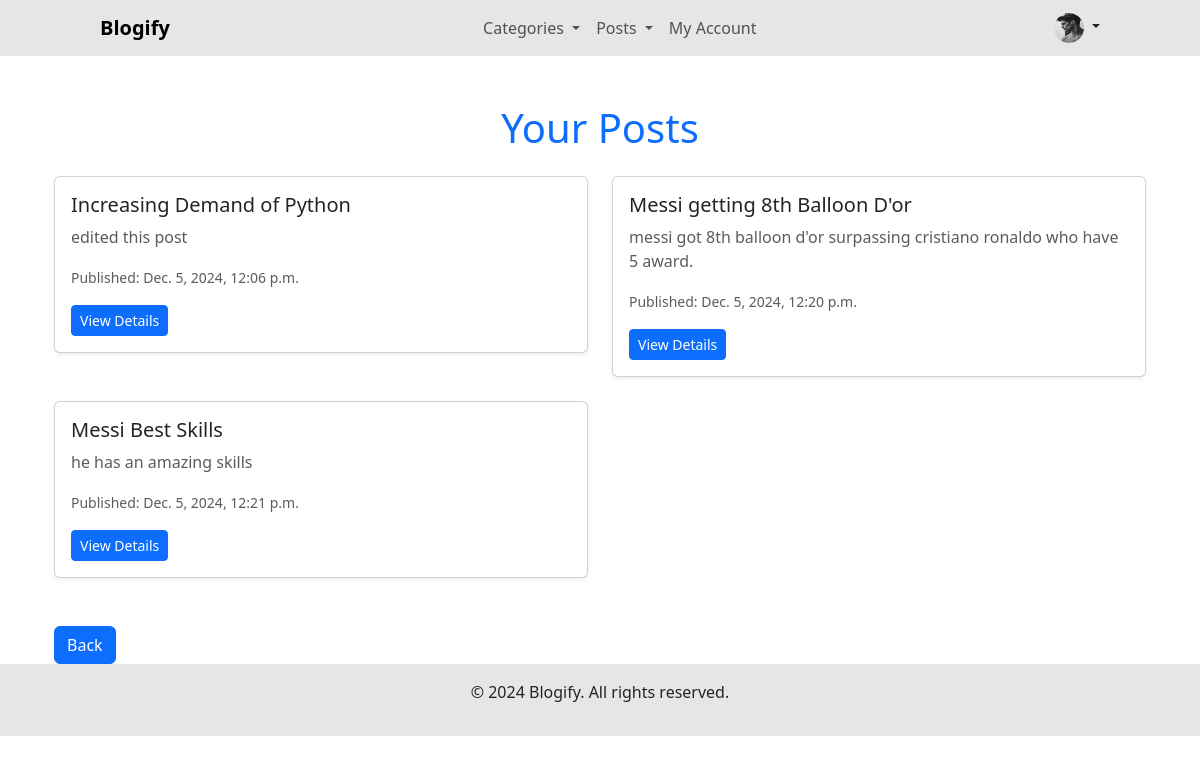
The page /Users/post/ (signed in) on the database its author committed.
### User/models.py (models this page shows, shortened)
class CustomUser(AbstractBaseUser, PermissionsMixin):
    email = models.EmailField(unique=True)
    first_name = models.CharField(max_length=100)
    last_name = models.CharField(max_length=100)
    is_active = models.BooleanField(default=True)
    is_staff = models.BooleanField(default=False)
    date_joined = models.DateTimeField(auto_now_add=True)
    profile_picture = models.ImageField(upload_to='profile_pics/', null=True, blank=True)
    USERNAME_FIELD = 'email'
    REQUIRED_FIELDS = ['first_name', 'last_name']
    objects = CustomUserManager()

### blog/models.py (models this page shows, shortened)
class Post(models.Model):
    title = models.CharField(max_length=200)
    content = models.TextField()
    author = models.ForeignKey(settings.AUTH_USER_MODEL, on_delete=models.CASCADE, related_name='posts')
    created_at = models.DateTimeField(auto_now_add=True)
    updated_at = models.DateTimeField(auto_now=True)
    published = models.BooleanField(default=False)
    slug = models.SlugField(unique=True)  # A slug to be used in the URL
    category = models.ForeignKey(Category, on_delete=models.CASCADE, related_name='posts', null=True, blank=True)  # Link to Category
    image = models.ImageField(upload_to='post_images/', null=True, blank=True)

### User/views.py (the view)
# urls.py: path('post/', views.AdminPosts, name='admin_own_post'),
@login_required
def AdminPosts(request):
    admin_posts = Post.objects.filter(author=request.user)
    return render(request, 'admin/admin_own_posts.html', {'admin_posts': admin_posts})

### User/templates/admin/admin_own_posts.html (shortened to what this page needs)
{% extends 'admin/admin_base.html' %}
{% block content %}
<div class="container mt-5">
    <h1 class="text-primary text-center mb-4">Your Posts</h1>
    {% if admin_posts %}
        <div class="row">
            {% for post in admin_posts %}
                <div class="col-md-6 mb-4">
                    <div class="card shadow-sm">
                        <div class="card-body">
                            <h5 class="card-title">{{ post.title }}</h5>
                            <p class="card-text text-muted">{{ post.content|truncatewords:20 }}</p>
                            <small class="text-muted">Published: {{ post.created_at }}</small>
                            <div class="mt-3">
                                <a href="{% url 'admin_post_detail' post.id %}" class="btn btn-primary btn-sm">View Details</a>
                            </div>
                        </div>
                    </div>
                </div>
            {% endfor %}
        </div>
    {% else %}
        <div class="alert alert-warning text-center">
            <p>No posts available. Start creating your first post!</p>
        </div>
    {% endif %}
    <a href="{% url 'admin_home' %}" class="btn btn-primary mt-4">Back</a>
</div>
{% endblock %}

### User/templates/admin/admin_base.html (shortened to what this page needs)
<!DOCTYPE html>
<html lang="en">
<head>
    <link href="https://cdn.jsdelivr.net/npm/bootstrap@5.3.0/dist/css/bootstrap.min.css" rel="stylesheet">
</head>
<body>
    <nav class="navbar navbar-expand-lg navbar-light" style="background-color:#7676762e;">
        <div class="container-fluid navbar-container">
            <a class="navbar-brand" href="{% url 'admin_home' %}"><b>Blogify</b></a>
            <div class="collapse navbar-collapse" id="navbarNav">
                <ul class="navbar-nav">
                    <li class="nav-item dropdown">
                        <a class="nav-link dropdown-toggle" href="#" id="categoryDropdown" role="button" data-bs-toggle="dropdown" aria-expanded="false">
                            Categories
                        </a>
                    </li>
                    <li class="nav-item dropdown">
                        <a class="nav-link dropdown-toggle" href="#" id="postDropdown" role="button" data-bs-toggle="dropdown" aria-expanded="false">
                            Posts
                        </a>
                    </li>
                    <li class="nav-item">
                        <a class="nav-link" href="{% url 'admin_my_account' %}">My Account</a>
                    </li>
                </ul>
            </div>
            <div class="nav-item dropdown">
                <a class="nav-link dropdown-toggle" href="#" id="profileDropdown" role="button" data-bs-toggle="dropdown" aria-expanded="false">
                    <img src="{{ request.user.profile_picture.url }}" alt="Profile" class="rounded-circle" width="30" height="30">
                </a>
            </div>
        </div>
    </nav>
    <div class="container">
        {% block content %}
        {% endblock %}
    </div>
    <footer class="py-3" style="background-color:#7676762e;">
        <div class="container text-center">
            <p>&copy; 2024 Blogify. All rights reserved.</p>
        </div>
    </footer>
</body>
</html>

### User/templates/admin/admin_base.html (style rules this page uses)
.navbar-container { margin-left: 5.5rem; margin-right: 5.5rem; }
.navbar-nav { display: flex; justify-content: center; width: 100%; }

### rows shown on the page
CustomUser: user.profile_picture (picture)
Post: title "Increasing Demand of Python", content "edited this post", created_at "Dec. 5, 2024, 12:06 p.m."
Post: title "Messi getting 8th Balloon D'or", content "messi got 8th balloon d'or surpassing cristiano ronaldo who have 5 award.", created_at "Dec. 5, 2024, 12:20 p.m."
Post: title "Messi Best Skills", content "he has an amazing skills", created_at "Dec. 5, 2024, 12:21 p.m."
